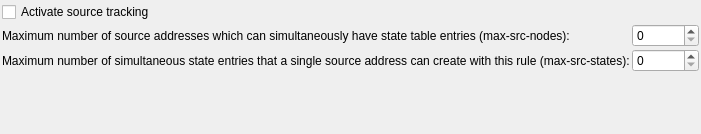
         <widget class="QWidget" name="tab12" >
          <attribute name="title" >
           <string>Tracking</string>
          </attribute>
          <layout class="QGridLayout" >
           <property name="leftMargin" >
            <number>2</number>
           </property>
           <property name="topMargin" >
            <number>2</number>
           </property>
           <property name="rightMargin" >
            <number>2</number>
           </property>
           <property name="bottomMargin" >
            <number>2</number>
           </property>
           <property name="horizontalSpacing" >
            <number>2</number>
           </property>
           <property name="verticalSpacing" >
            <number>2</number>
           </property>
           <item row="0" column="0" >
            <widget class="QCheckBox" name="pf_source_tracking" >
             <property name="toolTip" >
              <string>When this option is checked, the number of states per source IP is tracked </string>
             </property>
             <property name="text" >
              <string>Activate source tracking</string>
             </property>
            </widget>
           </item>
           <item row="0" column="1" colspan="2" >
            <spacer>
             <property name="orientation" >
              <enum>Qt::Horizontal</enum>
             </property>
             <property name="sizeType" >
              <enum>QSizePolicy::Expanding</enum>
             </property>
             <property name="sizeHint" >
              <size>
               <width>20</width>
               <height>20</height>
              </size>
             </property>
            </spacer>
           </item>
           <item row="1" column="2" >
            <widget class="QSpinBox" name="pf_max_src_nodes" >
             <property name="sizePolicy" >
              <sizepolicy vsizetype="Fixed" hsizetype="Fixed" >
               <horstretch>0</horstretch>
               <verstretch>0</verstretch>
              </sizepolicy>
             </property>
             <property name="maximum" >
              <number>1000000</number>
             </property>
            </widget>
           </item>
           <item row="2" column="2" >
            <widget class="QSpinBox" name="pf_max_src_states" >
             <property name="sizePolicy" >
              <sizepolicy vsizetype="Fixed" hsizetype="Fixed" >
               <horstretch>0</horstretch>
               <verstretch>0</verstretch>
              </sizepolicy>
             </property>
             <property name="maximum" >
              <number>1000000</number>
             </property>
            </widget>
           </item>
           <item row="1" column="0" colspan="2" >
            <widget class="QLabel" name="textLabel1_3" >
             <property name="sizePolicy" >
              <sizepolicy vsizetype="Preferred" hsizetype="Preferred" >
               <horstretch>0</horstretch>
               <verstretch>0</verstretch>
              </sizepolicy>
             </property>
             <property name="minimumSize" >
              <size>
               <width>300</width>
               <height>0</height>
              </size>
             </property>
             <property name="text" >
              <string>Maximum number of source addresses which can simultaneously have state table entries (max-src-nodes):</string>
             </property>
             <property name="alignment" >
              <set>Qt::AlignVCenter</set>
             </property>
             <property name="wordWrap" >
              <bool>false</bool>
             </property>
            </widget>
           </item>
           <item row="2" column="0" colspan="2" >
            <widget class="QLabel" name="textLabel2_4" >
             <property name="sizePolicy" >
              <sizepolicy vsizetype="Preferred" hsizetype="Preferred" >
               <horstretch>0</horstretch>
               <verstretch>0</verstretch>
              </sizepolicy>
             </property>
             <property name="minimumSize" >
              <size>
               <width>300</width>
               <height>0</height>
              </size>
             </property>
             <property name="text" >
              <string>Maximum number of simultaneous state entries that a single source address can create with this rule (max-src-states):</string>
             </property>
             <property name="alignment" >
              <set>Qt::AlignVCenter</set>
             </property>
             <property name="wordWrap" >
              <bool>false</bool>
             </property>
            </widget>
           </item>
           <item row="4" column="0" >
            <spacer>
             <property name="orientation" >
              <enum>Qt::Vertical</enum>
             </property>
             <property name="sizeType" >
              <enum>QSizePolicy::Expanding</enum>
             </property>
             <property name="sizeHint" >
              <size>
               <width>20</width>
               <height>20</height>
              </size>
             </property>
            </spacer>
           </item>
           <item row="3" column="1" >
            <spacer>
             <property name="orientation" >
              <enum>Qt::Vertical</enum>
             </property>
             <property name="sizeType" >
              <enum>QSizePolicy::Expanding</enum>
             </property>
             <property name="sizeHint" >
              <size>
               <width>20</width>
               <height>40</height>
              </size>
             </property>
            </spacer>
           </item>
          </layout>
         </widget>
